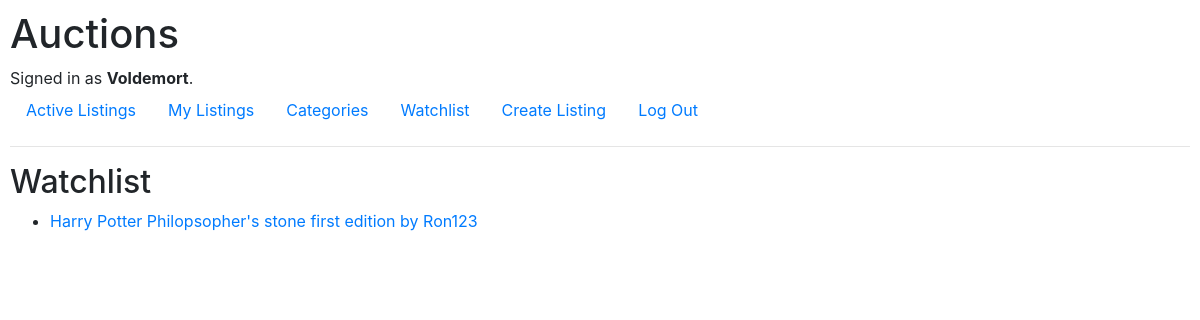
/watchlist/ (signed in), run on the app's committed database.
### auctions/models.py (models this page shows, shortened)
class User(AbstractUser):
    pass

class Listing(models.Model):
    user = models.ForeignKey(User, on_delete=models.CASCADE, related_name="user_listings")
    title = models.CharField(max_length=50, blank=False)
    description = models.CharField(max_length=200, blank=False)
    url = models.URLField(blank=False)
    category = models.ForeignKey(Category, on_delete=models.CASCADE, related_name="listings")
    created_at = models.DateTimeField(default=now)
    price = models.DecimalField(max_digits=10, decimal_places=2, blank=False, default=0.00)
    status = models.CharField(max_length=10, choices=[('active', 'Active'), ('closed', 'Closed')], default='active')

### auctions/views.py (the view)
# urls.py: path("watchlist/", views.watchlist, name="watchlist"),
@login_required
def watchlist(request):
    if request.method == "POST":
        listing_id = request.POST.get("listing_id")
        listing = Listing.objects.get(id=listing_id)
        if not Watchlist.objects.filter(user=request.user, listing=listing).exists():
            Watchlist.objects.create(
                user=request.user,
                listing=listing
            )
        return redirect('watchlist')
    else:
        watchlist_listing = Watchlist.objects.filter(user=request.user)
        listings = []
        for entry in watchlist_listing:
            listings.append(entry.listing)
        context = {
            "listings": listings,
        }
        return render(request, "auctions/watchlist.html", context)

### auctions/templates/auctions/watchlist.html
{% extends "auctions/layout.html" %} {% block title%} Watchlist {%endblock%}
{%block body %}
<h2>Watchlist</h2>
{% for listing in listings %}
<ul>
  <li>
    <a href="{% url 'listing_detail' id=listing.id %}"
      >{{listing.title}} by {{listing.user}}</a
    >
  </li>
</ul>
{%endfor%} {%endblock%}

### auctions/templates/auctions/layout.html (shortened to what this page needs)
{% load static %}
<!DOCTYPE html>
<html lang="en">
  <head>
    <link
      rel="stylesheet"
      href="https://stackpath.bootstrapcdn.com/bootstrap/4.4.1/css/bootstrap.min.css"
    />
    <link href="{% static 'auctions/styles.css' %}" rel="stylesheet" />
  </head>
  <body>
    <h1>Auctions</h1>
    <div>
      {% if user.is_authenticated %} Signed in as
      <strong>{{ user.username }}</strong>. {% else %} Not signed in. {% endif%}
    </div>
    <ul class="nav">
      <li class="nav-item">
        <a class="nav-link" href="{% url 'index' %}">Active Listings</a>
      </li>
      {% if user.is_authenticated %}
      <li class="nav-item">
        <a class="nav-link" href="{% url 'my_listings' %}">My Listings</a>
      </li>
      <li class="nav-item">
        <a class="nav-link" href="{% url 'categories' %}">Categories</a>
      </li>
      <li class="nav-item">
        <a class="nav-link" href="{% url 'watchlist' %}">Watchlist</a>
      </li>
      <li class="nav-item">
        <a class="nav-link" href="{% url 'create_listing' %}">Create Listing</a>
      </li>
      <li class="nav-item">
        <a class="nav-link" href="{% url 'logout' %}">Log Out</a>
      </li>
      {% endif %}
    </ul>
    <hr />
    {% block body %} {% endblock %}
  </body>
</html>

### auctions/static/auctions/styles.css (style rules this page uses)
body { padding: 10px; }

### data on the page
User: username "Voldemort"
Listing: title "Harry Potter Philopsopher's stone first edition", user "Ron123"
